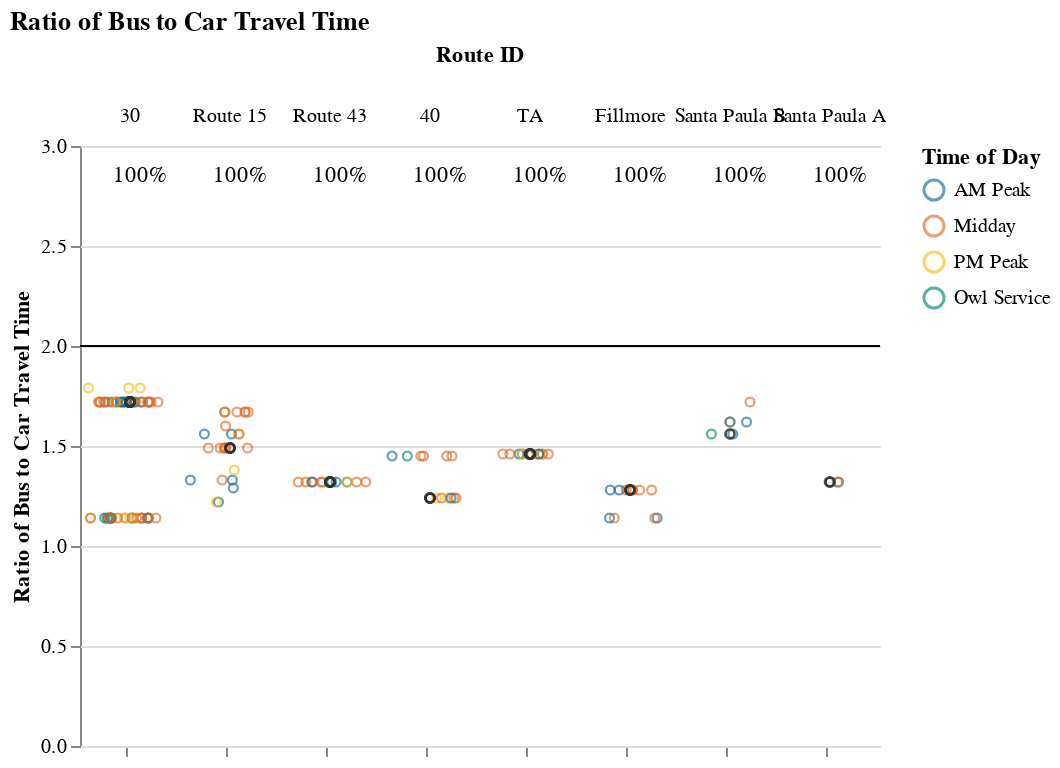
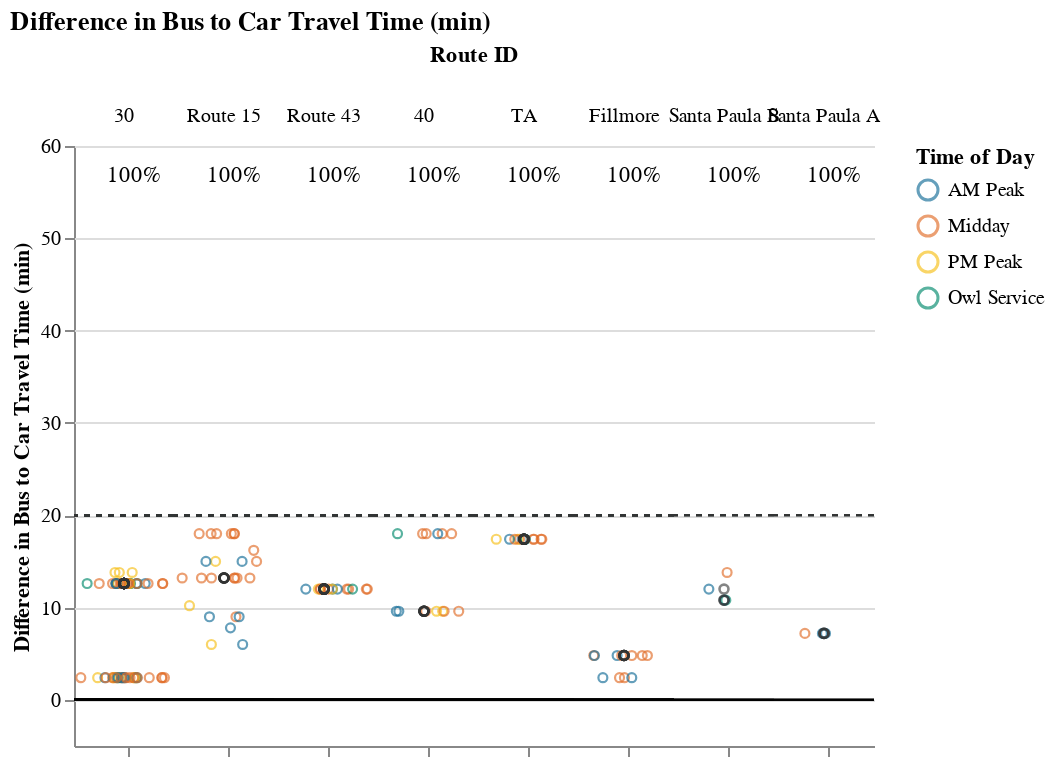

Here is the notebook cell these charts were saved with, in order:
### Markdown cell above
## Viable Competitive Routes
### Short Routes (< 1 hr)

### Code cell
route_group = "short"
display_charts_for_route_group(df, route_group)

### Figure 1 — Vega-Lite specification as saved in the notebook (floating-point values rounded to 4 significant figures; data arrays with more than 128 entries replaced by an {"elided": "..."} marker saying what was removed)
{"config": {"view": {"continuousWidth": 400, "continuousHeight": 300, "stroke": null}, "facet": {"spacing": 0}}, "data": {"name": "data-3a4147c5498d8e71bcf4b55e048022da"}, "facet": {"column": {"field": "route_id2", "sort": ["30", "Route 15", "Route 43", "40", "TA", "Fillmore", "Santa Paula B", "Santa Paula A"], "title": "Route ID", "type": "nominal"}}, "spec": {"layer": [{"mark": "rule", "encoding": {"color": {"value": "black"}, "y": {"field": "cutoff", "type": "quantitative"}}, "selection": {"selector001": {"type": "interval", "bind": "scales", "encodings": ["x", "y"]}}}, {"mark": {"type": "point", "opacity": 0.65, "size": 20, "strokeWidth": 1.1}, "encoding": {"color": {"field": "time_of_day", "scale": {"range": ["#136C97", "#E16B26", "#F6BF16", "#00896B", "#7790A3", "#5B559C"]}, "sort": ["AM Peak", "Midday", "PM Peak", "Owl Service"], "title": "Time of Day", "type": "nominal"}, "tooltip": [{"field": "route_id2", "title": "route_id", "type": "nominal"}, {"field": "route_name", "type": "nominal"}, {"field": "trip_id", "type": "nominal"}, {"field": "service_hours", "type": "quantitative"}, {"field": "car_duration_hours", "type": "quantitative"}, {"field": "bus_multiplier", "type": "quantitative"}, {"field": "bus_difference", "type": "quantitative"}, {"field": "num_trips", "type": "quantitative"}, {"field": "num_competitive", "type": "quantitative"}, {"field": "pct_trips_competitive", "type": "quantitative"}, {"field": "pct_below_cutoff", "type": "quantitative"}, {"field": "p25", "type": "quantitative"}, {"field": "p50", "type": "quantitative"}, {"field": "p75", "type": "quantitative"}], "x": {"axis": {"grid": false, "labels": false, "ticks": true, "values": [0]}, "field": "jitter", "scale": {}, "title": null, "type": "quantitative"}, "y": {"field": "bus_multiplier", "scale": {"domain": [0, 3.0]}, "title": "Ratio of Bus to Car Travel Time", "type": "quantitative"}}, "transform": [{"calculate": "sqrt(-2*log(random()))*cos(2*PI*random())", "as": "jitter"}], "width": 50}, {"layer": [{"mark": {"type": "point", "opacity": 0.6, "size": 20, "strokeWidth": 1.3}, "encoding": {"color": {"value": "#323434"}, "y": {"field": "bus_multiplier", "type": "quantitative"}}, "transform": [{"filter": "(datum.p50_trip === 1)"}]}, {"mark": {"type": "text", "align": "center", "baseline": "middle"}, "encoding": {"color": {"value": "black"}, "text": {"field": "pct_trips_competitive", "format": ".0%", "type": "quantitative"}, "tooltip": [{"field": "route_id2", "title": "route_id", "type": "nominal"}, {"field": "route_name", "type": "nominal"}, {"field": "trip_id", "type": "nominal"}, {"field": "service_hours", "type": "quantitative"}, {"field": "car_duration_hours", "type": "quantitative"}, {"field": "bus_multiplier", "type": "quantitative"}, {"field": "bus_difference", "type": "quantitative"}, {"field": "num_trips", "type": "quantitative"}, {"field": "num_competitive", "type": "quantitative"}, {"field": "pct_trips_competitive", "type": "quantitative"}, {"field": "pct_below_cutoff", "type": "quantitative"}, {"field": "p25", "type": "quantitative"}, {"field": "p50", "type": "quantitative"}, {"field": "p75", "type": "quantitative"}], "x": {"value": 30}, "y": {"value": 15}}, "transform": [{"calculate": "sqrt(-2*log(random()))*cos(2*PI*random())", "as": "jitter"}, {"filter": "(datum.fastest_trip === 1)"}]}]}]}, "resolve": {"scale": {"y": "shared"}}, "title": "Ratio of Bus to Car Travel Time", "$schema": "https://vega.github.io/schema/vega-lite/v4.17.0.json", "datasets": {"data-3a4147c5498d8e71bcf4b55e048022da": {"elided": "138 records"}}}

### Figure 2 — Vega-Lite specification as saved in the notebook (floating-point values rounded to 4 significant figures; data arrays with more than 128 entries replaced by an {"elided": "..."} marker saying what was removed)
{"config": {"view": {"continuousWidth": 400, "continuousHeight": 300, "stroke": null}, "facet": {"spacing": 0}}, "data": {"name": "data-0d7a2b0d25ed8b7986fe046d06692eda"}, "facet": {"column": {"field": "route_id2", "sort": ["30", "Route 15", "Route 43", "40", "TA", "Fillmore", "Santa Paula B", "Santa Paula A"], "title": "Route ID", "type": "nominal"}}, "spec": {"layer": [{"mark": "rule", "encoding": {"color": {"value": "black"}, "y": {"field": "cutoff", "type": "quantitative"}}, "selection": {"selector002": {"type": "interval", "bind": "scales", "encodings": ["x", "y"]}}}, {"mark": {"type": "rule", "strokeDash": [3, 3]}, "encoding": {"color": {"value": "#323434"}, "y": {"field": "cutoff2", "type": "quantitative"}}}, {"mark": {"type": "point", "opacity": 0.65, "size": 20, "strokeWidth": 1.1}, "encoding": {"color": {"field": "time_of_day", "scale": {"range": ["#136C97", "#E16B26", "#F6BF16", "#00896B", "#7790A3", "#5B559C"]}, "sort": ["AM Peak", "Midday", "PM Peak", "Owl Service"], "title": "Time of Day", "type": "nominal"}, "tooltip": [{"field": "route_id2", "title": "route_id", "type": "nominal"}, {"field": "route_name", "type": "nominal"}, {"field": "trip_id", "type": "nominal"}, {"field": "service_hours", "type": "quantitative"}, {"field": "car_duration_hours", "type": "quantitative"}, {"field": "bus_multiplier", "type": "quantitative"}, {"field": "bus_difference", "type": "quantitative"}, {"field": "num_trips", "type": "quantitative"}, {"field": "num_competitive", "type": "quantitative"}, {"field": "pct_trips_competitive", "type": "quantitative"}, {"field": "pct_below_cutoff", "type": "quantitative"}, {"field": "p25", "type": "quantitative"}, {"field": "p50", "type": "quantitative"}, {"field": "p75", "type": "quantitative"}], "x": {"axis": {"grid": false, "labels": false, "ticks": true, "values": [0]}, "field": "jitter", "scale": {}, "title": null, "type": "quantitative"}, "y": {"field": "bus_difference", "scale": {"domain": [-5, 59.4]}, "title": "Difference in Bus to Car Travel Time (min)", "type": "quantitative"}}, "transform": [{"calculate": "sqrt(-2*log(random()))*cos(2*PI*random())", "as": "jitter"}], "width": 50}, {"layer": [{"mark": {"type": "point", "opacity": 0.6, "size": 20, "strokeWidth": 1.3}, "encoding": {"color": {"value": "#323434"}, "y": {"field": "bus_difference", "type": "quantitative"}}, "transform": [{"filter": "(datum.p50_trip === 1)"}]}, {"mark": {"type": "text", "align": "center", "baseline": "middle"}, "encoding": {"color": {"value": "black"}, "text": {"field": "pct_trips_competitive", "format": ".0%", "type": "quantitative"}, "tooltip": [{"field": "route_id2", "title": "route_id", "type": "nominal"}, {"field": "route_name", "type": "nominal"}, {"field": "trip_id", "type": "nominal"}, {"field": "service_hours", "type": "quantitative"}, {"field": "car_duration_hours", "type": "quantitative"}, {"field": "bus_multiplier", "type": "quantitative"}, {"field": "bus_difference", "type": "quantitative"}, {"field": "num_trips", "type": "quantitative"}, {"field": "num_competitive", "type": "quantitative"}, {"field": "pct_trips_competitive", "type": "quantitative"}, {"field": "pct_below_cutoff", "type": "quantitative"}, {"field": "p25", "type": "quantitative"}, {"field": "p50", "type": "quantitative"}, {"field": "p75", "type": "quantitative"}], "x": {"value": 30}, "y": {"value": 15}}, "transform": [{"calculate": "sqrt(-2*log(random()))*cos(2*PI*random())", "as": "jitter"}, {"filter": "(datum.fastest_trip === 1)"}]}]}]}, "resolve": {"scale": {"y": "shared"}}, "title": "Difference in Bus to Car Travel Time (min)", "$schema": "https://vega.github.io/schema/vega-lite/v4.17.0.json", "datasets": {"data-0d7a2b0d25ed8b7986fe046d06692eda": {"elided": "138 records"}}}
